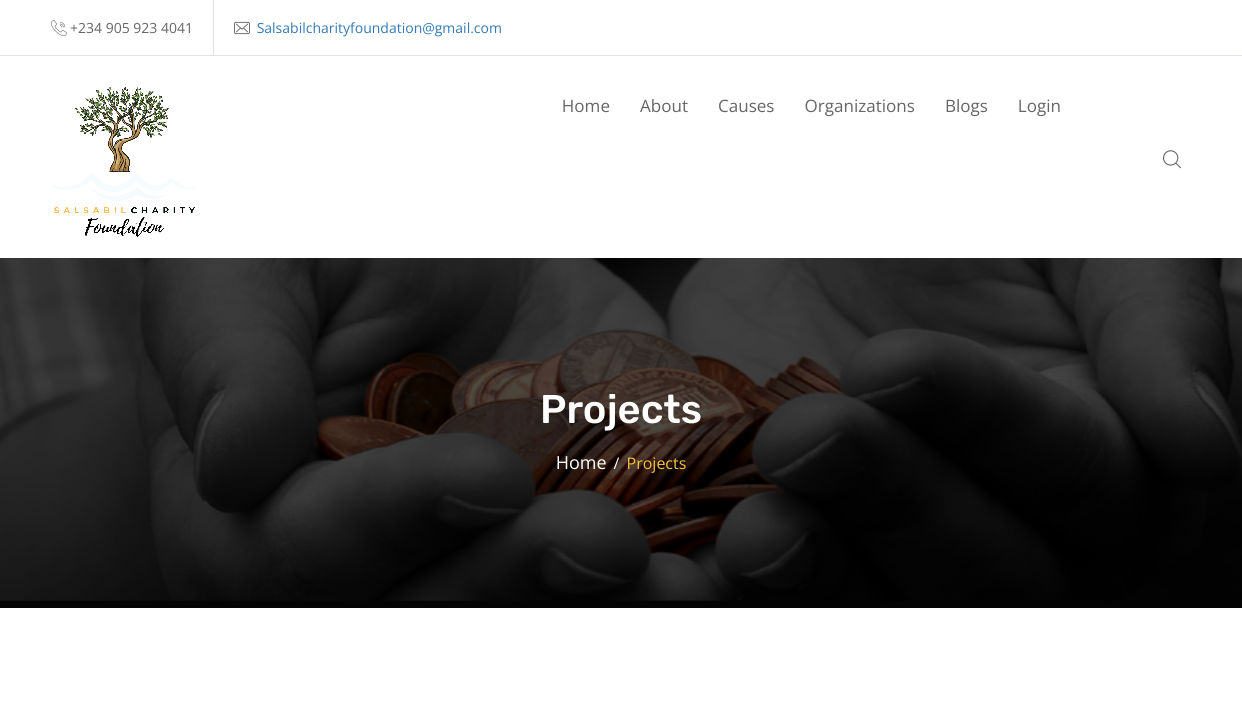
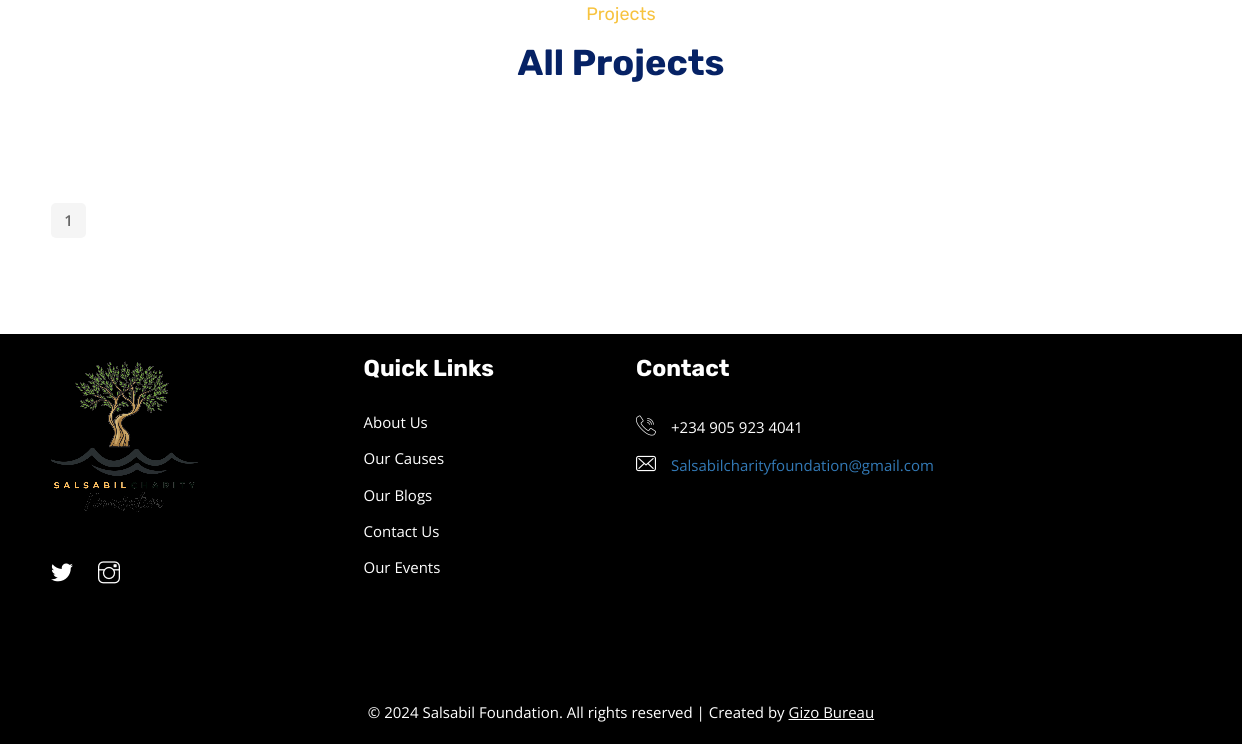
The app's page /projects/, older data (2 pictures, top to bottom).
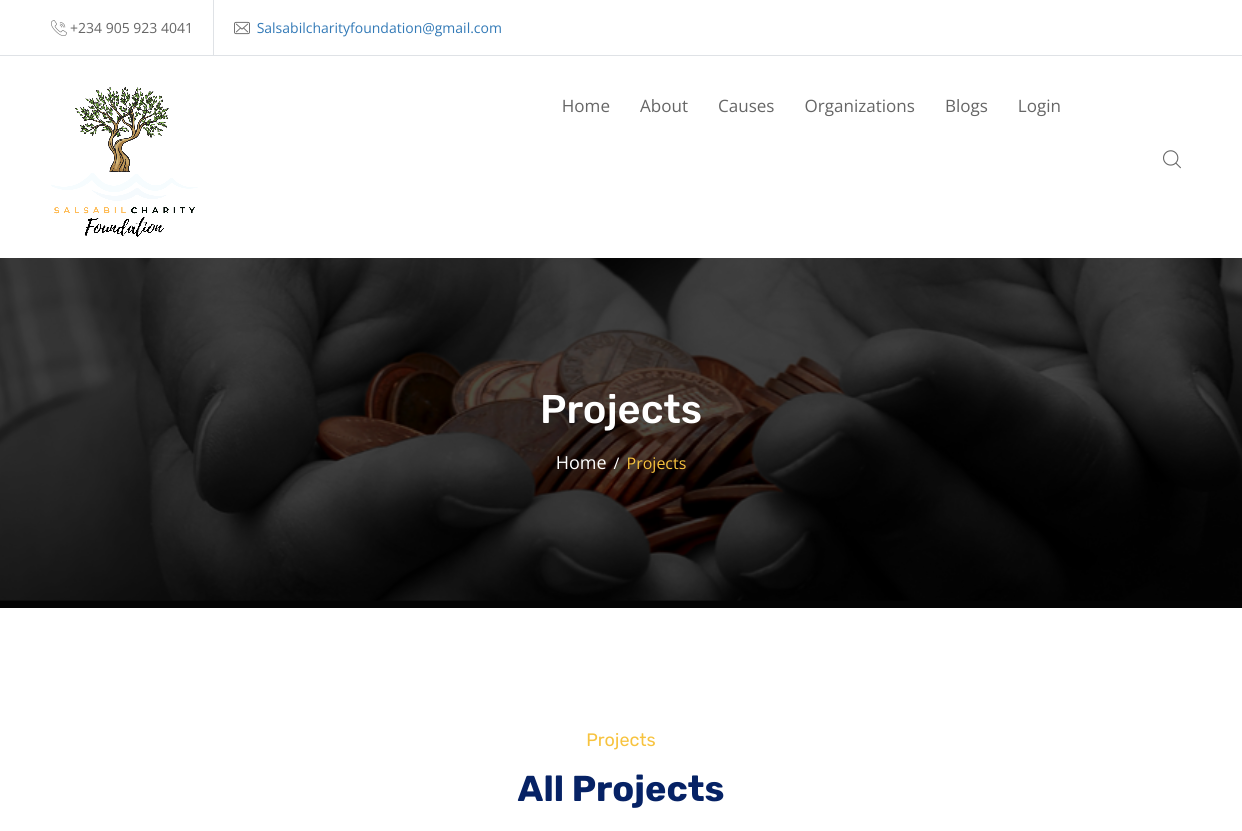
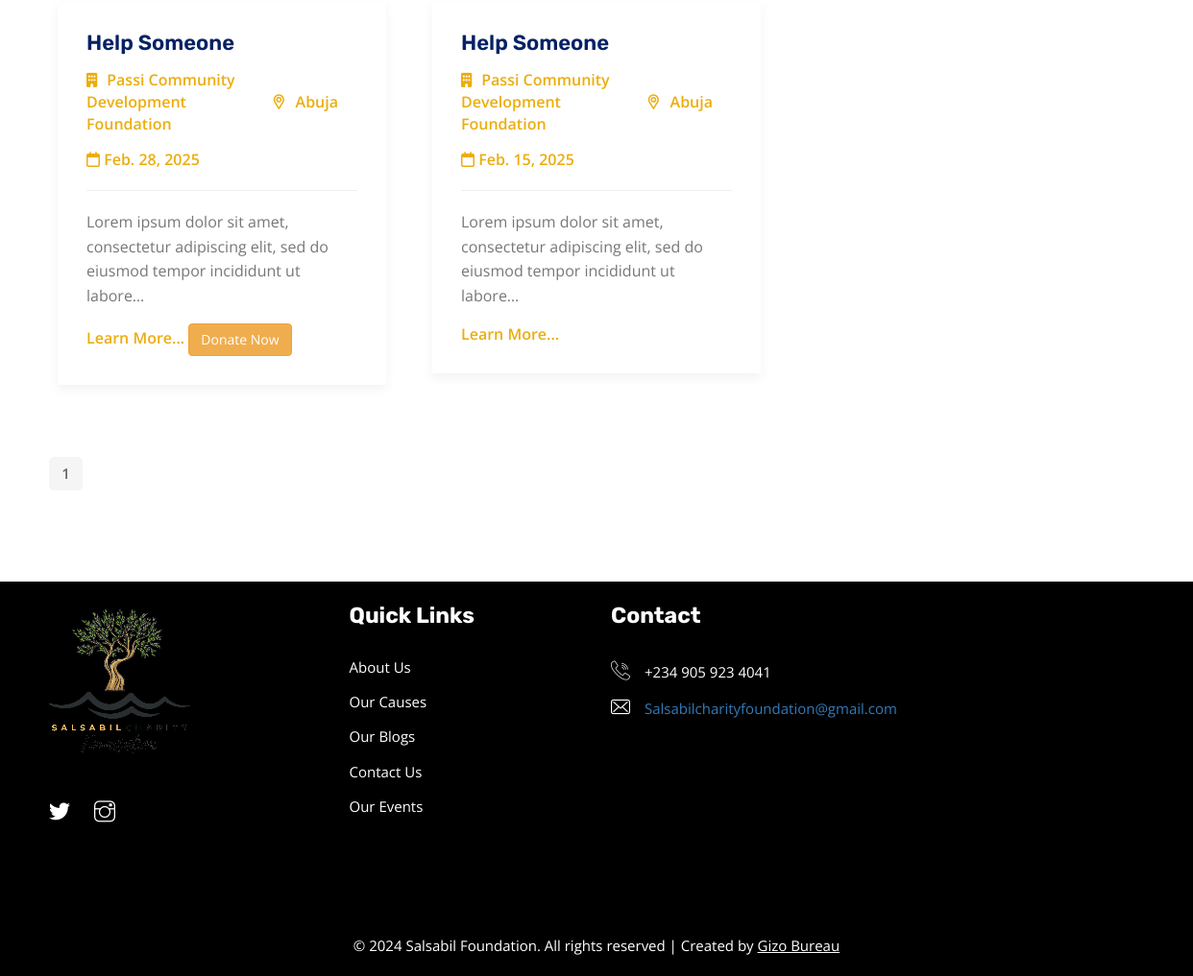
The same page, newer data (2 pictures, top to bottom).
### charity/models.py (models this page shows, shortened)
class Project(models.Model):
    slug = models.SlugField(max_length=150, blank=True, null=True)
    organization=models.ForeignKey(Profile, on_delete=models.CASCADE)
    title = models.CharField(max_length=60)
    budget = models.PositiveIntegerField()
    description = models.TextField()
    location = models.CharField(max_length=60)
    volunteers_needed = models.PositiveIntegerField(blank=True, null=True)
    date = models.DateField(auto_now=False, auto_now_add=False)
    schedule = models.TextField(blank=True, null=True)
    amount_raised = models.PositiveIntegerField(default=0)

class Profile(models.Model):
    user = models.ForeignKey(User, on_delete=models.CASCADE)
    sub_account_ID = models.CharField(max_length=50, blank=True, null=True)
    organization_name = models.CharField(max_length=100)
    email = models.EmailField( max_length=254)
    phone_number = PhoneNumberField()
    state = models.CharField(max_length=40)
    city = models.CharField(max_length=20)
    description = models.TextField()
    category = models.TextField()
    sub_category =models.TextField()
    cac_certificate= models.FileField(upload_to='cac', max_length=100)
    scuml= models.FileField(upload_to='scuml', max_length=100)
    cac_number= models.CharField(max_length=50)
    bank_account_name = models.CharField(max_length=200)
    bank_account_number = models.CharField(max_length=10)
    bank = models.CharField(max_length=100)
    organization_image = ResizedImageField(size=[400, 300], quality=100, crop=['middle', 'center'], upload_to='profiles')
    instagram = models.URLField( max_length=200, blank=True, null=True)
    twitter = models.URLField( max_length=200, blank=True, null=True)
    facebook = models.URLField( max_length=200, blank=True, null=True)

### charity/views.py (the view)
# urls.py: path('projects/', views.projects, name="projects"),
def projects(request):
    p = Paginator(Project.objects.all().order_by('-date'), 6)
    page = request.GET.get('page')
    projects = p.get_page(page)
    context = {'projects': projects}
    return render(request, "projects.html", context)

### templates/projects.html (shortened to what this page needs)
{% extends "base.html" %}
{% block content %}
{% include "header.html" %}
    <div class="wpo-breadcumb-area">
        <div class="container">
            <div class="row">
                <div class="col-12">
                    <div class="wpo-breadcumb-wrap">
                        <h2>Projects</h2>
                        <ul>
                            <li><a href="{% url 'home' %}">Home</a></li>
                            <li><span>Projects</span></li>
                        </ul>
                    </div>
                </div>
            </div>
        </div>
    </div>
    <div class="wpo-event-area-2 section-padding">
        <div class="container">
            <div class="row">
                <div class="col-12">
                    <div class="wpo-section-title">
                        <span>Projects</span>
                        <h2>All Projects</h2>
                    </div>
                </div>
            </div>
            <div class="row">
                {% for project in projects %}
                <div class="col-md-4 col-sm-6 col-12 custom-grid">
                    <div class="wpo-event-item">
                        <div class="wpo-event-text">
                            <a href="{% url 'project' project.slug %}"><h2>{{project.title|truncatechars:20|title}}</h2>
                            <ul>
                                <li><i class="fa-solid fa-building"></i>{{project.organization.organization_name}}</li>
                                <li><i class="fi flaticon-pin"></i>{{project.location|capfirst}}</li>
                            </ul>
                            <i class="fa-regular fa-calendar"></i> {{project.date}}
                            <hr>
                            <p>{{project.description|truncatechars:100|capfirst}}</p>
                            <a href="{% url 'project' project.slug %}">Learn More...</a>
                            {% if project.amount_raised != project.budget %}
                            <a href="{% url 'initiate_payment_project' project.slug %}"><button  class="btn btn-warning">Donate Now</button></a>
                            {% endif %}
                        </div>
                    </div>
                </div>
                {% endfor %}
            </div>
            <div class="pagination-wrapper pagination-wrapper-left">
                <ul class="pg-pagination">
                    {% for page in projects.paginator.page_range %}
                    <li class="page-item"><a class="page-link" href="?page={{ page }}">{{ page }}</a></li>
                    {% endfor %}
                </ul>
            </div>
        </div>
    </div>
{% endblock content %}

Row changes from the older to the newer data that the page shows:
added Project: title "Help Someone", organization.organization_name "Passi Community Development Foundation", location "Abuja", date "Feb. 28, 2025", description "Lorem ipsum dolor sit amet, consectetur adipiscing elit, sed do eiusmod tempor incididunt ut labore…", amount_raised "Donate Now"
added Project: title "Help Someone", organization.organization_name "Passi Community Development Foundation", location "Abuja", date "Feb. 15, 2025", description "Lorem ipsum dolor sit amet, consectetur adipiscing elit, sed do eiusmod tempor incididunt ut labore…"
